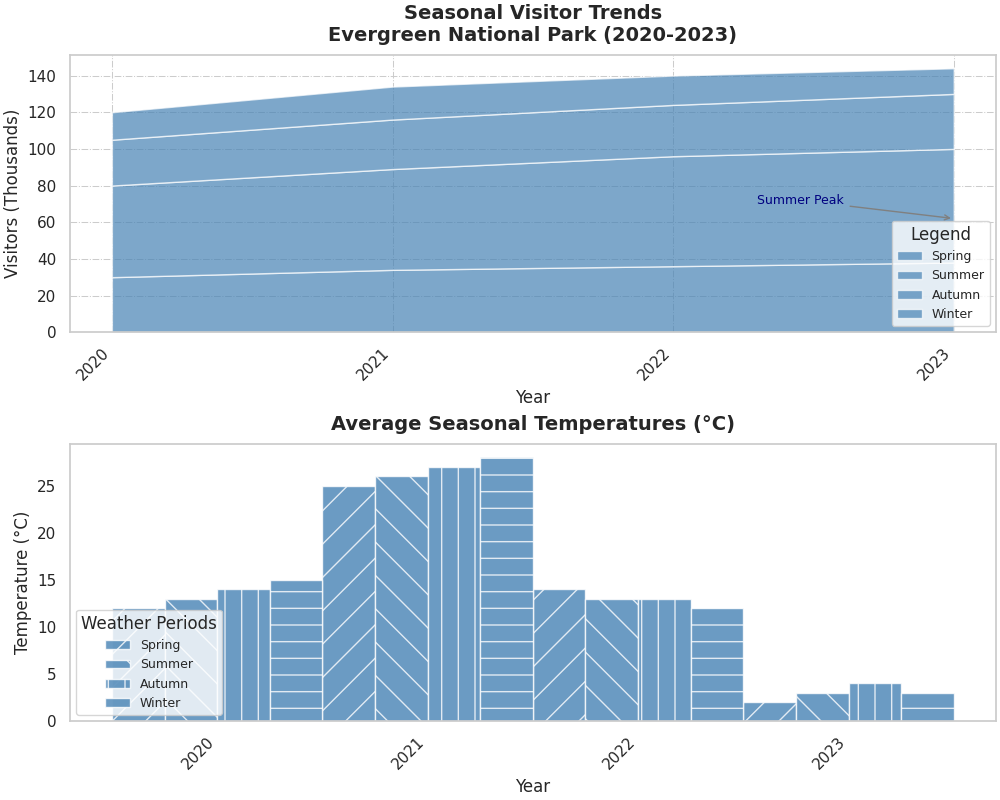

This chart was generated by the following Python code:
import matplotlib.pyplot as plt
import numpy as np

years = np.arange(2020, 2024)
seasons = ['Spring', 'Summer', 'Autumn', 'Winter']

visitors_spring = np.array([30, 34, 36, 38])
visitors_summer = np.array([50, 55, 60, 62])
visitors_autumn = np.array([25, 27, 28, 30])
visitors_winter = np.array([15, 18, 16, 14])

temps_spring = np.array([12, 13, 14, 15])
temps_summer = np.array([25, 26, 27, 28])
temps_autumn = np.array([14, 13, 13, 12])
temps_winter = np.array([2, 3, 4, 3])

fig, axs = plt.subplots(2, 1, figsize=(10, 8), constrained_layout=True)

axs[0].stackplot(years, visitors_spring, visitors_summer, visitors_autumn, visitors_winter,
                 labels=seasons, colors=['#4682B4'], alpha=0.7)
axs[0].set_title('Seasonal Visitor Trends\nEvergreen National Park (2020-2023)', fontsize=14, fontweight='bold', pad=10)
axs[0].set_xlabel('Year', fontsize=12)
axs[0].set_ylabel('Visitors (Thousands)', fontsize=12)
axs[0].set_xticks(years)
axs[0].set_xticklabels(years, rotation=45, ha='right')
axs[0].grid(True, linestyle='-.', linewidth=0.75)
axs[0].legend(loc='lower right', title='Legend', fontsize=9)
axs[0].annotate('Summer Peak', xy=(2023, 62), xytext=(2022.3, 70),
                arrowprops=dict(arrowstyle='->', color='gray'),
                fontsize=9, color='navy')

bar_width = 0.25
x_indices = np.arange(len(years))

for i, season in enumerate(seasons):
    axs[1].bar(x_indices + i * bar_width, 
               [temps_spring[i], temps_summer[i], temps_autumn[i], temps_winter[i]], 
               bar_width, label=season, color='#4682B4', alpha=0.8, hatch=['/', '\\', '|', '-'][i])

axs[1].set_title('Average Seasonal Temperatures (°C)', fontsize=14, fontweight='bold', pad=10)
axs[1].set_xlabel('Year', fontsize=12)
axs[1].set_ylabel('Temperature (°C)', fontsize=12)
axs[1].set_xticks(x_indices + bar_width * 1.5)
axs[1].set_xticklabels(years, rotation=45, ha='right')
axs[1].legend(loc='lower left', title='Weather Periods', fontsize=9)
axs[1].grid(False)

plt.show()
